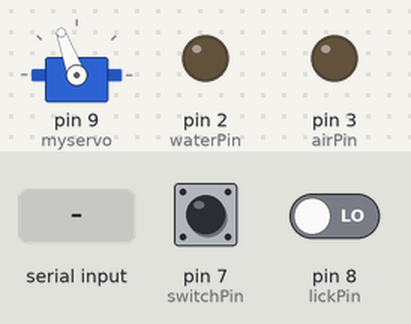
A sketch run on a simulated Arduino Uno, built with avr-gcc and run on an emulated ATmega328P. Shown: servo, output pins drawn as LEDs (lit = HIGH). Dashed ring = blinking. Inputs (shaded band) come from the test bench; at power-on: pin 7 (switchPin) LOW, pin 8 (lickPin) LOW.

Above: at 1.2 s.
1.3 s: "H" received over Serial
At 1.52 s:
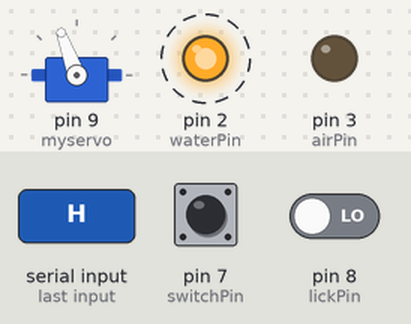
4.3 s: "L" received over Serial
7.3 s: pin 7 (switchPin) pulled HIGH for 3.2 s
12.0 s: "S" received over Serial
At 12.7 s:
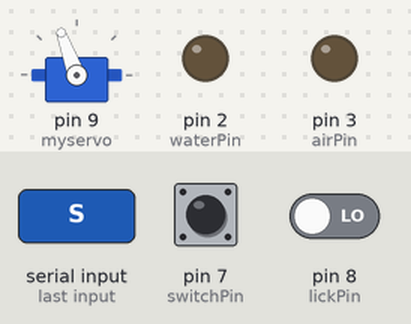
13.5 s: "A" received over Serial
At 14.4 s:
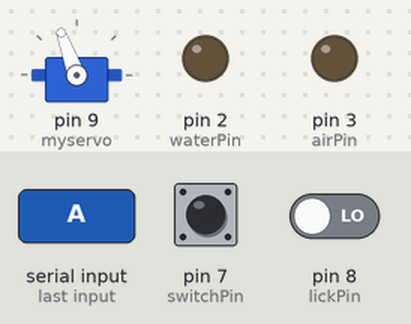
15.0 s: "F" received over Serial
At 16.4 s:
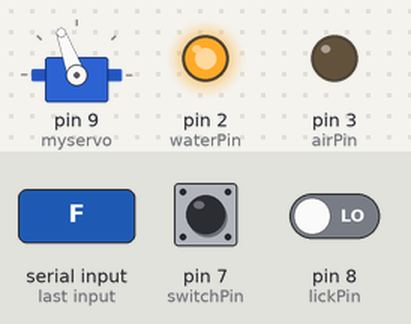
Timing chart, 0 to 36.5 s (numbered marks = the images above; inputs shaded):
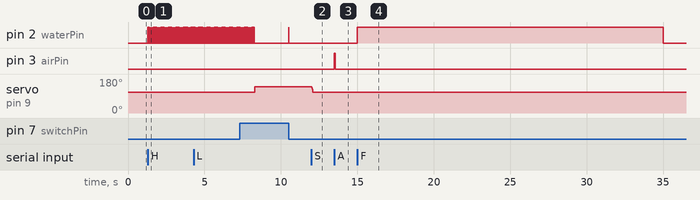

Measured:
- after the input at 1.3 s, pin 2 (waterPin): alternates HIGH for 0.02 s and LOW for 0.05 s, starting at once
- after the input at 12.0 s, servo on pin 9 (myservo): 140° → 110° at once
- after the input at 13.5 s, pin 3 (airPin): LOW → HIGH at once, → LOW 0.04 s later
- after the input at 15.0 s, pin 2 (waterPin): LOW → HIGH at once, → LOW 20.0 s later

The sketch:

runGng.ino
```cpp
#include <Servo.h>

Servo myservo;  // create servo object to control a servo

// define input pins
const int switchPin = 7; // manual switch
const int lickPin = 8;  // lickometer
// define output pins
const int waterPin = 2; // water
const int airPin = 3;   // air
const int waterStrobe = 4; // this mirrors waterPin (strobe to NP nidq)
const int airStrobe = 5; // this mirrors airPin (strobe to NP nidq)
const int manualWaterStrobe = 6; // strobe for manual water delivery


// Variables
//bool switchDetected = false; // switch flag
unsigned long lastLickStateChange = 0; // Last time lickometer gone up
unsigned long lastSwitchStateChange = 0; // Last time switch gone up
unsigned long stimStart = 0; // time at which the stim started
unsigned long lastWaterDelivered = 0;
unsigned long lastAirPuffDelivered = 0;

// Pulse parameters an delays
const unsigned long waterDur = 20;   // Duration of the water pulse (ms)
const unsigned long airDur = 40;   // Duration of the air pulse (ms)
const unsigned long spoutMoveDur = 0;   // Duration of the move (ms)

//Servo parameters
const int outPos = 110;  // out position of the spout
const int inPos = 140;   // long position of the spout
const int servoStepSize = 5; // length of move
const int servoStepDelay = 15; // delay between moves (in ms)

// MATLAB conditional
char serialData;
bool newSerialFlag = false;

void setup() {

Serial.begin(9600);
  pinMode(lickPin, INPUT);
  pinMode(switchPin, INPUT);
  pinMode(waterPin, OUTPUT);
  pinMode(airPin, OUTPUT);

  myservo.attach(9);  // attaches the servo on pin 9 to the servo object
  myservo.write(outPos); // tell servo to go to position 100 do not go above 140, 180 gets the engine stuck
  delay(spoutMoveDur);

}

void loop() {
  if (Serial.available() > 0){
    serialData = Serial.read();
    stimStart = millis();

    if (serialData == 'S') {    //OUT (short) position for spout, further from the mouse, makes it move fast but poistion guaranteed
      moveServoSmoothly(inPos, outPos, servoStepSize, servoStepDelay); // set the spout out
      //myservo.write(outPos); // tell servo to go to position 140 do not go above 140, 180 gets the engine stuck
      delay(spoutMoveDur);
    }

     if (serialData == 'L') {    //IN (long) position for spout, closer to the mouse, moves fast
      myservo.write(inPos); // tell servo to go to position 140 do not go above 140, 180 gets the engine stuck
      delay(spoutMoveDur);
    }

    if (serialData == 'I') {    //IN position for spout, closer to the mouse, moves slow
      moveServoSmoothly(outPos, inPos, servoStepSize, servoStepDelay);
      //myservo.write(inPos);
    }

    if (serialData == 'O') {    //OUT position for spout, further from the mouse, makes it move fast but poistion guaranteed
     moveServoSmoothly(inPos, outPos, servoStepSize, servoStepDelay);  // tell servo to go to position 140 do not go above 140, 180 gets the engine stuck
     //myservo.write(outPos);
    }

    if (serialData == 'F') {
      digitalWrite(waterPin, HIGH);
      delay(20000);
      digitalWrite(waterPin, LOW);
    }

    if (serialData == 'D') {
      digitalWrite(waterPin, HIGH);
      delay(waterDur);
      digitalWrite(waterPin, LOW);
    }

    if (serialData == 'A') {
      digitalWrite(airPin, HIGH);
      delay(airDur);
      digitalWrite(airPin, LOW);
    }

    if (serialData == 'H') {
      generateWaterPulses();
    }
  }

  // Poll the input pin to detect the pulse
  int lickState = digitalRead(lickPin);
  int switchState = digitalRead(switchPin);

    // Check if the manual switch state has changed and deliver water if pushed
    if (switchState == HIGH && lastSwitchStateChange == 0) {
      lastSwitchStateChange = millis(); // Record the time of the lickometer rising edge
    } else if (switchState == LOW && lastSwitchStateChange > 0) {
      // Calculate the switch pulse width
      unsigned long switchPulseWidth = millis() - lastSwitchStateChange;
      // Check if the switch pulse width is within a valid range (adjust the range as needed)
      if (switchPulseWidth > 5 ){
        // Pulse detected, trigger the output pulse
        setManualWaterPins(HIGH);
        delay(waterDur);
        setManualWaterPins(LOW);
     }
     // Reset the variables for the next pulse detection
     lastSwitchStateChange = 0;
    }

    // detect the lick and provide outcome according to the serial command
    if  (serialData == 'R' || serialData == 'P') {
      moveServoSmoothly(outPos, inPos, servoStepSize, servoStepDelay); // set the spout in
      //myservo.write(inPos);
    if ((millis() - lastWaterDelivered > 1000) && (millis() - lastAirPuffDelivered > 1000) ){
      // Check if the lickometer state has changed
      if (lickState == HIGH && lastLickStateChange == 0) {
        lastLickStateChange = millis(); // Record the time of the lickometer rising edge
      } else if (lickState == LOW && lastLickStateChange > 0) {
      // Calculate the lick pulse width
      unsigned long lickPulseWidth = millis() - lastLickStateChange;
      // Check if the lick pulse width is within a valid range (adjust the range as needed)
      if (lickPulseWidth > 5 ) {
        // Pulse detected, trigger the output pulse
        if (serialData == 'R') {
          setWaterPins(HIGH);
          delay(waterDur);
          setWaterPins(LOW);
          lastWaterDelivered = millis();
          Serial.println(1);
        } else if ((serialData == 'P') ) { //
          setAirPins(HIGH);
          delay(airDur);
          setAirPins(LOW);
          lastAirPuffDelivered = millis();
          Serial.println(2);
        }
        // Reset the variables for the next pulse detection
        lastLickStateChange = 0;
      }
     }
    }
}
}

void generateWaterPulses() {
  for (int i = 0; i < 100; i++) {
    digitalWrite(waterPin, HIGH); // Turn on the pulse
    delay(20); // Adjust this value if needed for the desired pulse width (currently set to 5 milliseconds)
    digitalWrite(waterPin, LOW); // Turn off the pulse
    delay(50); // 10-millisecond interval between pulses
  }
}

void moveServoSmoothly(int startPos, int endPos, int stepSize, int stepDelay) {
  if (startPos < endPos) {
    for (int pos = startPos; pos <= endPos; pos +=stepSize) { //move in steps of stepSize
      myservo.write(pos);
      delay(stepDelay);
    }
  }
  else if (startPos > endPos) {
    for (int pos = startPos; pos >= endPos; pos -=stepSize) { //move in steps of stepSize
      myservo.write(pos);
      delay(stepDelay);
    }
  }
}

void setWaterPins(int state){
  digitalWrite(waterPin, state);
  digitalWrite(waterStrobe, state);
}

void setAirPins(int state){
  digitalWrite(airPin, state);
  digitalWrite(airStrobe, state);
}

void setManualWaterPins(int state){
  digitalWrite(waterPin, state);
  digitalWrite(manualWaterStrobe, state);
}
```
